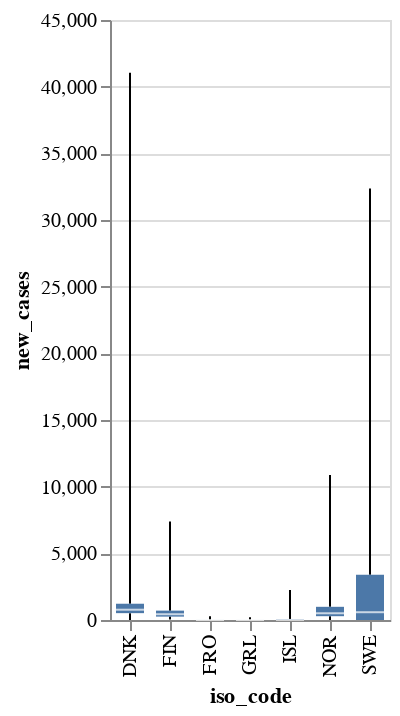

Notebook code cell kept with this figure:
### Code cell
bpcase = alt.Chart(covid).mark_boxplot(extent='min-max').encode(
    x='iso_code:O',
    y='new_cases:Q'
)

bpcase

### Figure 1 — Vega-Lite specification as saved in the notebook (floating-point values rounded to 4 significant figures; data arrays with more than 128 entries replaced by an {"elided": "..."} marker saying what was removed)
{"config": {"view": {"continuousWidth": 400, "continuousHeight": 300}}, "data": {"name": "data-28593694ebf321b29b5a95a9ebeab0fb"}, "mark": {"type": "boxplot", "extent": "min-max"}, "encoding": {"x": {"field": "iso_code", "type": "ordinal"}, "y": {"field": "new_cases", "type": "quantitative"}}, "$schema": "https://vega.github.io/schema/vega-lite/v4.17.0.json", "datasets": {"data-28593694ebf321b29b5a95a9ebeab0fb": {"elided": "2555 records"}}}
